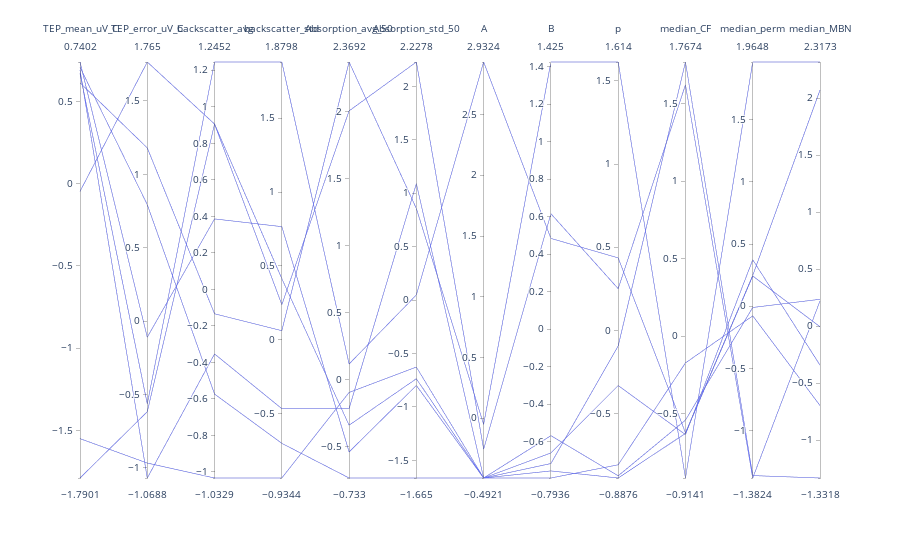

Source (notebook cell):
### Code cell
fig = px.parallel_coordinates(scaled_tube.iloc[8:16,])
fig.show()

### Figure 1 — Plotly figure (JSON) as saved in the notebook; plotly's stock layout.template omitted (floating-point values rounded to 4 significant figures)
{"data": [{"dimensions": [{"label": "TEP_mean_uV_C", "values": [0.7086, -1.79, 0.6707, 0.6919, -0.04711, 0.6138, -1.551, 0.7402]}, {"label": "TEP_error_uV_C", "values": [0.7932, -0.6174, -0.5645, -1.069, 1.765, 1.18, -0.9668, -0.1096]}, {"label": "backscatter_avg", "values": [-0.5733, 0.9055, 1.245, -0.3535, 0.9055, -0.1336, -1.033, 0.3859]}, {"label": "backscatter_std", "values": [-0.6999, 0.2382, 1.88, -0.4654, 0.4141, 0.06229, -0.9344, 0.7658]}, {"label": "Absorption_avg_50", "values": [-0.733, 2.005, 0.1172, -0.215, -0.3394, 2.369, -0.09502, -0.5384]}, {"label": "Absorption_std_50", "values": [-1.665, 2.228, 0.04802, 1.089, -0.736, 0.857, -0.6268, -0.7992]}, {"label": "A", "values": [-0.4921, -0.2538, 2.932, -0.4921, -0.4921, -0.05035, -0.4921, -0.4921]}, {"label": "B", "values": [-0.5678, 0.6158, 0.4841, -0.756, -0.7936, 1.425, -0.7165, -0.66]}, {"label": "p", "values": [-0.8744, 0.2507, 0.436, -0.8876, -0.8082, 1.614, -0.09348, -0.3317]}, {"label": "median_CF", "values": [-0.5412, 1.62, -0.6228, -0.6267, -0.1723, -0.9141, 1.767, -0.6344]}, {"label": "median_perm", "values": [-0.01025, -1.382, 0.2478, 0.243, -0.07777, 1.965, -1.363, 0.3732]}, {"label": "median_MBN", "values": [0.2359, 0.2214, 2.071, -0.00508, -0.696, 2.317, -1.332, -0.3418]}], "domain": {"x": [0, 1], "y": [0, 1]}, "name": "", "type": "parcoords"}], "layout": {"legend": {"tracegroupgap": 0}, "margin": {"t": 60}}}
